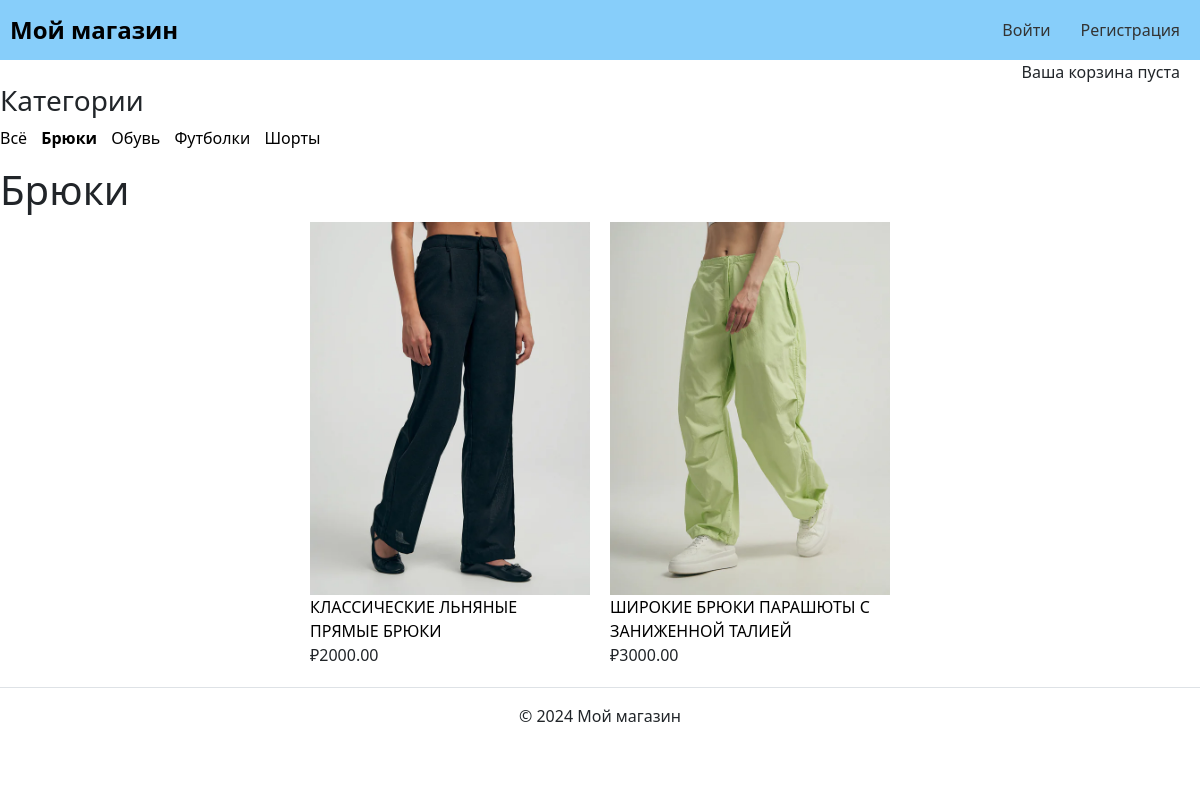
The page /bryuki/ on the database its author committed.
### items/models.py (models this page shows, shortened)
class Category(models.Model):
    name = models.CharField(
        max_length=200,
        db_index=True,
        verbose_name='Название категории')
    slug = models.SlugField(max_length=200, db_index=True, unique=True)
    class Meta:
        ordering = ('name',)
        verbose_name = 'Категория'
        verbose_name_plural = 'Категории'
    def get_absolute_url(self):
        return reverse('shop:product_list_by_category',
                        args=[self.slug])

class Product(models.Model):
    category = models.ForeignKey(
        Category,
        related_name='products',
        on_delete=models.DO_NOTHING,
        verbose_name='Категория'
        )
    name = models.CharField(
        max_length=200,
        db_index=True,
        verbose_name='Название продукта'
        )
    slug = models.SlugField(
        max_length=200,
        db_index=True
        )
    image = models.ImageField(
        upload_to='products/',
        blank=True
        )
    description = models.TextField(
        blank=True,
        verbose_name='Описание продукта'
        )
    price = models.DecimalField(
        max_digits=10,
        decimal_places=2,
        verbose_name='Цена продукта'
        )
    stock = models.PositiveIntegerField(
        default=1
        )
    available = models.BooleanField(
        default=True,
        verbose_name='Доступность продукта'
        )
    class Meta:
        ordering = ('name',)
        index_together = (('id', 'slug'),)
        verbose_name = 'Продукт'
        verbose_name_plural = 'Продукты'
    def get_absolute_url(self):
        return reverse('shop:product_detail',
                        args=[self.id, self.slug])

### items/views.py (the view)
def get_product_list(request, category_slug = None):
    category = None
    categories = Category.objects.all()
    products = Product.objects.filter(available=True)
    if category_slug:
        category = get_object_or_404(Category, slug=category_slug)
        products = products.filter(category=category)
    return render(request,
                  'shop/product/list.html',
                  {'category': category,
                   'categories': categories,
                   'products': products})

### cart/cart.py (called while the page is built)
    def __len__(self):
        return sum(item['quantity'] for item in self.cart.values())

### cart/context_processors.py (called while the page is built)
def cart(request):
    return {'cart': Cart(request)}

### templates/shop/product/list.html (shortened to what this page needs)
{% extends "shop/base.html" %}
{% load static %}
{% block content %}
    <div id="sidebar">
        <h3>Категории</h3>
        <ul class="category-list">
            <li {% if not category %}class="selected"{% endif %}><a href="{% url "shop:get_product_list" %}">Всё</a></li>
            {% for c in categories %}
                <li {% if category.slug == c.slug %}class="selected"{% endif %}><a href="{{ c.get_absolute_url }}">{{ c.name }}</a></li>
            {% endfor %}
        </ul>
    </div>
    <div id="main" class="product-list">
        <h1>{% if category %}{{ category.name }}{% else %}Продукты{% endif %}</h1>
        <div class="items">
            {% for product in products %}
                <div class="item">
                    <a href="{{ product.get_absolute_url }}">
                        <img src="{% if product.image %}{{ product.image.url }}{% else %}{% static "img/no_image.png" %}{% endif %}">
                    </a>
                    <br>
                    <a href="{{ product.get_absolute_url }}">{{ product.name }}</a><br>
                    ₽{{ product.price }}
                </div>
            {% endfor %}
        </div>
    </div>
{% endblock %}

### templates/shop/product/list.html (style rules this page uses)
.items { display: flex; flex-wrap: wrap; justify-content: center; gap: 20px; }
.item { width: calc(25% - 20px); margin-bottom: 20px; box-sizing: border-box; }
.item a { text-decoration: none; color: black; }
.item img { max-width: 100%; height: auto; }
.category-list { list-style-type: none; padding: 0; }
.category-list li { display: inline-block; margin-right: 10px; }
.category-list li.selected { font-weight: bold; }
.category-list li a { text-decoration: none; color: black; }

### rows shown on the page
Category: name "Брюки"
Category: name "Обувь"
Category: name "Футболки"
Category: name "Шорты"
Product: image (picture), name "КЛАССИЧЕСКИЕ ЛЬНЯНЫЕ ПРЯМЫЕ БРЮКИ", price "2000.00"
Product: image (picture), name "ШИРОКИЕ БРЮКИ ПАРАШЮТЫ С ЗАНИЖЕННОЙ ТАЛИЕЙ", price "3000.00"
